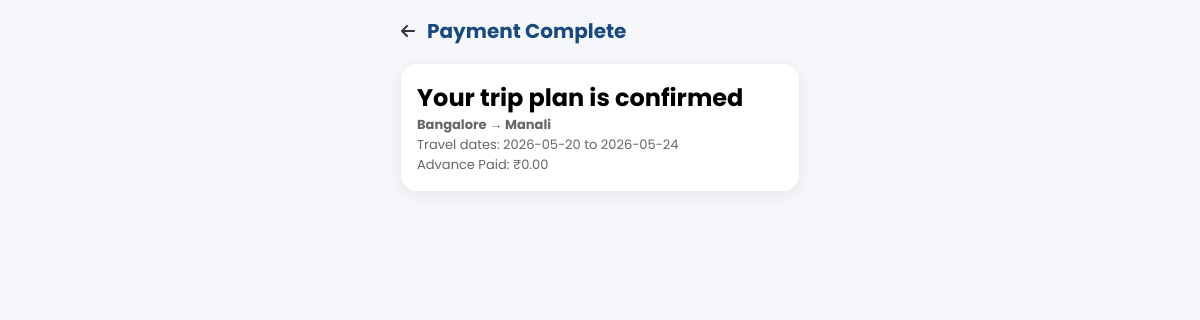
Screenshot of /customer/plan-complete.php?trip_id=1 (signed in) with the database file from the repository.
### tables this page shows
CREATE TABLE trip_plans (
    id INT AUTO_INCREMENT PRIMARY KEY,
    customer_id INT NOT NULL,
    from_city VARCHAR(100) NOT NULL,
    to_city VARCHAR(100) NOT NULL,
    travelers INT DEFAULT 1,
    start_date DATE,
    end_date DATE,
    budget_min DECIMAL(12,2),
    budget_max DECIMAL(12,2),
    places TEXT,
    total_cost DECIMAL(12,2) DEFAULT 0,
    advance_paid DECIMAL(12,2) DEFAULT 0,
    status ENUM('draft','open','offers_received','booked','in_progress','completed','cancelled') DEFAULT 'draft',
    created_at TIMESTAMP DEFAULT CURRENT_TIMESTAMP,
    FOREIGN KEY (customer_id) REFERENCES users(id)
);

### config/db.php (called while the page is built, shortened)
<?php
$dbHost = 'sql109.infinityfree.com';
$dbName = 'if0_43161049_tripnovaa';
$dbUser = 'if0_43161049';
$dbPass = '2iII8WlQehrI';
try {
    $pdo = new PDO(
        "mysql:host={$dbHost};dbname={$dbName};charset=utf8mb4",
        $dbUser,
        $dbPass,
        [
            PDO::ATTR_ERRMODE => PDO::ERRMODE_EXCEPTION,
            PDO::ATTR_DEFAULT_FETCH_MODE => PDO::FETCH_ASSOC,
            PDO::ATTR_EMULATE_PREPARES => false,
        ]
    );
} catch (PDOException $e) {
    die('Database connection failed. Please import database/tripnovaa.sql in phpMyAdmin.');
}
function db(): PDO
{
    global $pdo;
    return $pdo;
}

### config/auth.php (called while the page is built, shortened)
<?php
require_once __DIR__ . '/db.php';
function e(?string $str): string
{
    return htmlspecialchars($str ?? '', ENT_QUOTES, 'UTF-8');
}

### customer/plan-complete.php (the view, shortened to what this page needs)
<?php
require_once __DIR__ . '/../config/auth.php';
$user = currentUser();
$tripId = (int)($_GET['trip_id'] ?? 0);
$stmt = db()->prepare('SELECT * FROM trip_plans WHERE id = ? AND customer_id = ?');
$stmt->execute([$tripId, $user['id']]);
$trip = $stmt->fetch();
?>
<!DOCTYPE html>
<html lang="en">
<head>
<link rel="stylesheet" href="https://cdnjs.cloudflare.com/ajax/libs/font-awesome/6.5.0/css/all.min.css">
</head>
<body>
<div class="page">
<div class="header"><a href="plan-summary.php?trip_id=<?= $tripId ?>" style="color:#333"><i class="fas fa-arrow-left"></i></a><h1>Payment Complete</h1></div>
<div class="card"><h2>Your trip plan is confirmed</h2>
<?php if ($trip): ?><p class="small"><strong><?= e($trip['from_city']) ?> → <?= e($trip['to_city']) ?></strong></p><p class="small">Travel dates: <?= e($trip['start_date']) ?> to <?= e($trip['end_date']) ?></p><p class="small">Advance Paid: ₹<?= number_format((float)$trip['advance_paid'],2) ?></p><?php endif; ?></div>
</div>
</body>
</html>

### customer/plan-complete.php (style rules this page uses)
* { margin:0;padding:0;box-sizing:border-box }
body { font-family:Poppins,sans-serif;background:#f5f7fa;max-width:430px;margin:0 auto;min-height:100vh }
.page { padding:16px }
.header { display:flex;align-items:center;gap:12px;margin-bottom:18px }
.header h1 { font-size:20px;color:#1A4980 }
.card { background:#fff;border-radius:16px;padding:16px;box-shadow:0 4px 18px rgba(0,0,0,.07);margin-bottom:14px }
.small { font-size:13px;color:#666 }

### rows the page displays
trip_plans: from_city "Bangalore", to_city "Manali", start_date "2026-05-20", end_date "2026-05-24", advance_paid "0.00"
